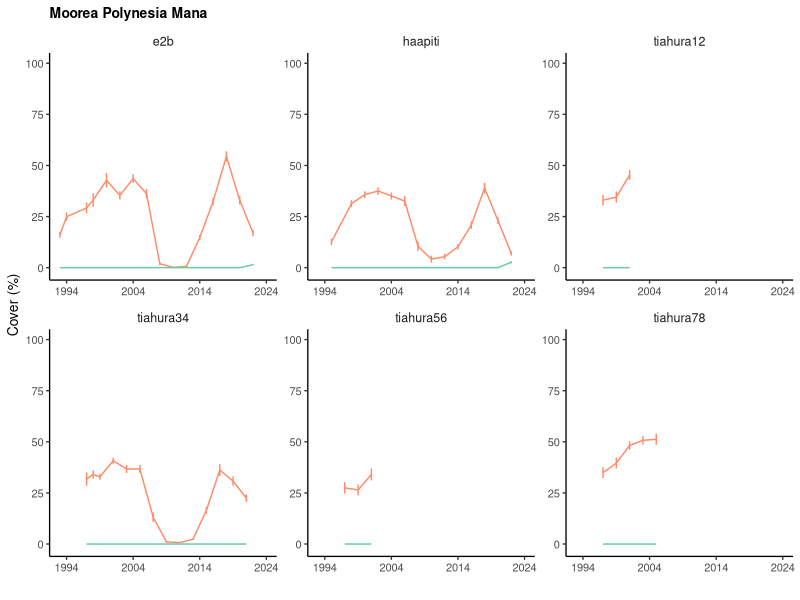
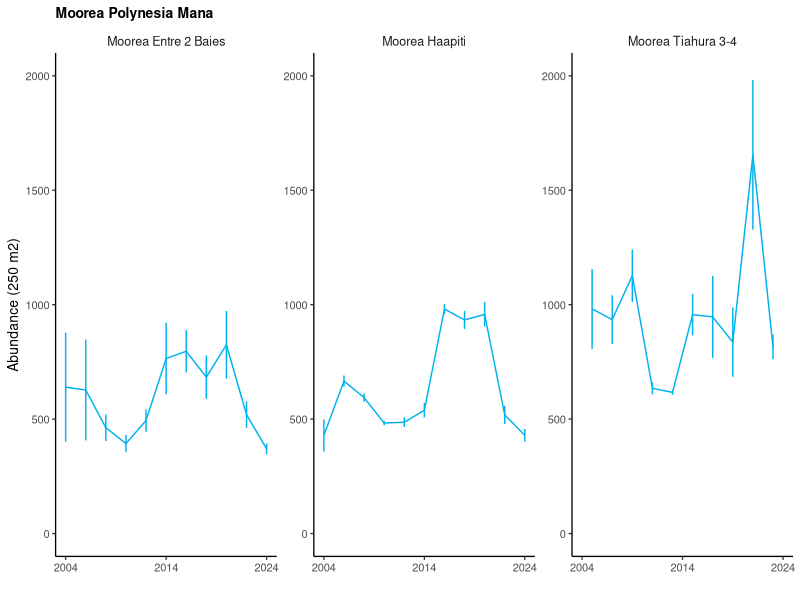

Write R code to recreate these figures, in order.
### Polynesia Mana data Moorea ###

setwd("/Volumes/MORITZ/Borchard/Data/CRIOBE")


library(vegan)
library(reshape)
library(reshape2)
library(plotrix)
library(ggplot2)
library(gridExtra)


# Load table
pm<-read.table("PolyManaSubstrate.csv",header=T,sep=";",dec=",",stringsAsFactor=T)

head(pm)
str(pm)

# Remove tiahura 2001 quadrat 2: unavailable
pm<-pm[!(pm$annee %in% 2001 & pm$site %in% "tiahura34" & pm$n.quadrat %in% 2),]

### Transform to site spp matrix
data1 = pm
data.temp = melt(data1, id=c("annee","site","n.quadrat","genre"), measure.vars="recouvrement", na.rm=FALSE)
pm.matrix = cast(data.temp,annee+site+n.quadrat ~ genre, sum, add.missing = F)

table(pm.matrix$site,pm.matrix$annee) 


# Corail
corail.names<-c("Acanthastrea","Acropora","Astrea curta","Astreopora","Corail autre","Cyphastrea","Fungia","Gardineroseris","Goniastrea","Goniastrea stelligera","Herpolitha","Leptastrea","Leptoseris","Lobophyllia","Millepora","Montipora","Napopora","Pavona","Pavona varians","Pocillopora","Porites","Porites rus","Psammocora","Sandalolitha")

# Algues
algue.names<-c("Algue Asparagopsis","Algue autre","Algue Halimeda") # sans les cyanoB


# Selection des colonnes corail et algues
match.cor<-match(levels(as.factor(corail.names)),colnames(pm.matrix))
match.alg<-match(levels(as.factor(algue.names)),colnames(pm.matrix))

# Nouvelles matrices corail et algues
cor<-cbind(pm.matrix[,1:3], pm.matrix[,match.cor])
alg<-cbind(pm.matrix[,1:3], pm.matrix[,match.alg])

# Corail / algues total par transect, site, saison, année
cor.cover<-rowSums(cor[,4:27])
alg.cover<-rowSums(alg[,4:6])

# Data frames corail / algues / les deux
corail<-cbind(cor[,1:3],cor.cover)
algues<-cbind(alg[,1:3],alg.cover)
#total <-cbind(cor[,1:3],cor.cover,alg.cover)


### Mean per site
cor.moy.se<-do.call(data.frame,aggregate(corail$cor.cover,list(corail$annee,corail$site),function(x) c(mean=mean(x),sd=std.error(x))))
names(cor.moy.se)[1:4]<-c("year","site","cor.mean","cor.se")

# Moyennes et SE algues
alg.moy.se<-do.call(data.frame,aggregate(algues$alg.cover,list(algues$annee,algues$site),function(x) c(mean=mean(x),sd=std.error(x))))
names(alg.moy.se)[1:4]<-c("year","site","alg.mean","alg.se")

# Dataset total
sub.site<-cbind(cor.moy.se,alg.moy.se[3:4])


### Entire island (all sites) : not relevant because not sampled every year?
# Moyenne total Moorea corail
cor.tot<-do.call(data.frame,aggregate(cor.moy.se$cor.mean,list(cor.moy.se$year),function(x) c(mean=mean(x),sd=std.error(x))))
names(cor.tot)[1:3]<-c("year","cor.mean","cor.se")

# Moyenne total Moorea algues
alg.tot<-do.call(data.frame,aggregate(alg.moy.se$alg.mean,list(alg.moy.se$year),function(x) c(mean=mean(x),sd=std.error(x))))
names(alg.tot)[1:3]<-c("year","alg.mean","alg.se")

# Dataset total
sub.tot<-cbind(cor.tot,alg.tot[2:3])


### Graphs

# Island
p.tot<-ggplot(sub.tot)+
	geom_line(aes(x=year,y=cor.mean),colour="salmon1")+
	geom_errorbar(aes(x= year,y=cor.mean,ymin=sub.tot$cor.mean-sub.tot$cor.se,ymax=sub.tot$cor.mean+sub.tot$cor.se),colour="salmon1",width=0)+
	geom_line(aes(x=year,y=alg.mean),colour="aquamarine3")+
	geom_errorbar(aes(x=year,y=alg.mean,ymin=sub.tot$alg.mean-sub.tot$alg.se,ymax=sub.tot$alg.mean+sub.tot$alg.se),colour="aquamarine3",width=0)+
	xlab("") + ylab("Cover (%)")+
	scale_y_continuous(limits=c(0,100))+scale_x_continuous(limits=c(1993,2024),breaks=c(1994,2004,2014,2024),labels=c(1994,2004,2014,2024))+
	ggtitle("Moorea Polynesia Mana")+
	theme_classic(base_size=10)+
	theme(axis.line.x=element_line(color="black"), axis.line.y=element_line(color="black"),strip.background=element_blank(),strip.text.x=element_text(size=9),plot.title=element_text(hjust=0,face="bold",size=10),legend.title=element_blank(),legend.position=c(0.08,0.85),legend.background=element_rect(fill=NA))



# Par site
p.site.ext<-ggplot(sub.site)+
	geom_line(aes(x=year,y=cor.mean,group=site),colour="salmon1")+
	geom_errorbar(aes(x=year,y=cor.mean,ymin=sub.site$cor.mean-sub.site$cor.se,ymax=sub.site$cor.mean+sub.site$cor.se),colour="salmon1",width=0)+
	geom_line(aes(x=year,y=alg.mean,group=site),colour="aquamarine3")+
	geom_errorbar(aes(x=year,y=alg.mean,ymin=sub.site$alg.mean-sub.site$alg.se,ymax=sub.site$alg.mean+sub.site$alg.se),colour="aquamarine3",width=0)+
	xlab("") + ylab("Cover (%)")+
	facet_wrap(~site,scales="free")+
	scale_y_continuous(limits=c(-1,100))+
scale_x_continuous(limits=c(1993,2024),breaks=c(1994,2004,2014,2024),labels=c(1994,2004,2014,2024))+
	ggtitle("Moorea Polynesia Mana")+
	theme_classic(base_size=10)+
	theme(axis.line.x=element_line(color="black"), axis.line.y=element_line(color="black"),strip.background=element_blank(),strip.text.x=element_text(size=9),plot.title=element_text(hjust=0,face="bold",size=10),legend.title=element_blank(),legend.position=c(0.08,0.85),legend.background=element_rect(fill=NA))
	
	
############## FISH ##############

# Load table
pm.f<-read.table("PolyManaFish.csv",header=T,sep=";",dec=",",stringsAsFactor=T)
head(pm.f)
str(pm.f)

names(pm.f)<-tolower(names(pm.f))

# Correct errors on sites
levels(pm.f$site)
levels(pm.f$site)[1]<-"Moorea Entre 2 Baies"

# Total fish abundance per transect (per 50 m2: double-check with Maggy/Gilles)
pm.sum<-aggregate(pm.f$abundance,list(pm.f$year,pm.f$site,pm.f$transect),sum)
names(pm.sum)<-c("year","site","transect","abundance")

### Mean SE coral per site and habitat
fish.mean<-do.call(data.frame,aggregate(pm.sum$abundance,list(pm.sum$year,pm.sum$site),function(x) c(mean=mean(x),sd=std.error(x))))
names(fish.mean)[1:4]<-c("year","site","abund.mean","abund.se")


### Entire island (all sites)
# Mean SE fish abundance
fish.tot<-do.call(data.frame,aggregate(fish.mean$abund.mean,list(fish.mean$year),function(x) c(mean=mean(x),sd=std.error(x))))
names(fish.tot)[1:3]<-c("year","ab.mean","ab.se")

### Graphs

# Island
p.tot<-ggplot(fish.tot)+
	geom_line(aes(x=year,y=ab.mean),colour="deepskyblue2")+
	geom_errorbar(aes(x= year,y=ab.mean,ymin=ab.mean-ab.se,ymax=ab.mean+ab.se),colour="deepskyblue2",width=0)+
	xlab("") + ylab("Abundance (250 m2)")+
	scale_y_continuous(limits=c(0,2000))+
scale_x_continuous(limits=c(2004,2024),breaks=c(2004,2008,2012,2016,2020,2024),labels=c(2004,2008,2012,2016,2020,2024))+
	ggtitle("Moorea Polynesia Mana")+
	theme_classic(base_size=10)+
	theme(axis.line.x=element_line(color="black"), axis.line.y=element_line(color="black"),strip.background=element_blank(),strip.text.x=element_text(size=9),plot.title=element_text(hjust=0,face="bold",size=10),legend.title=element_blank(),legend.position=c(0.08,0.85),legend.background=element_rect(fill=NA))

p.tot<-ggplot(fish.mean)+
	geom_line(aes(x=year,y=abund.mean,group=site),colour="deepskyblue2")+
	geom_errorbar(aes(x=year,y=abund.mean,ymin=abund.mean-abund.se,ymax=abund.mean+abund.se),colour="deepskyblue2",width=0)+
	xlab("") + ylab("Abundance (250 m2)")+
	facet_wrap(~site,scales="free")+
	scale_y_continuous(limits=c(0,2000))+
scale_x_continuous(limits=c(2004,2024),breaks=c(2004,2014,2024),labels=c(2004,2014,2024))+
	ggtitle("Moorea Polynesia Mana")+
	theme_classic(base_size=10)+
	theme(axis.line.x=element_line(color="black"), axis.line.y=element_line(color="black"),strip.background=element_blank(),strip.text.x=element_text(size=9),plot.title=element_text(hjust=0,face="bold",size=10),legend.title=element_blank(),legend.position=c(0.08,0.85),legend.background=element_rect(fill=NA))
